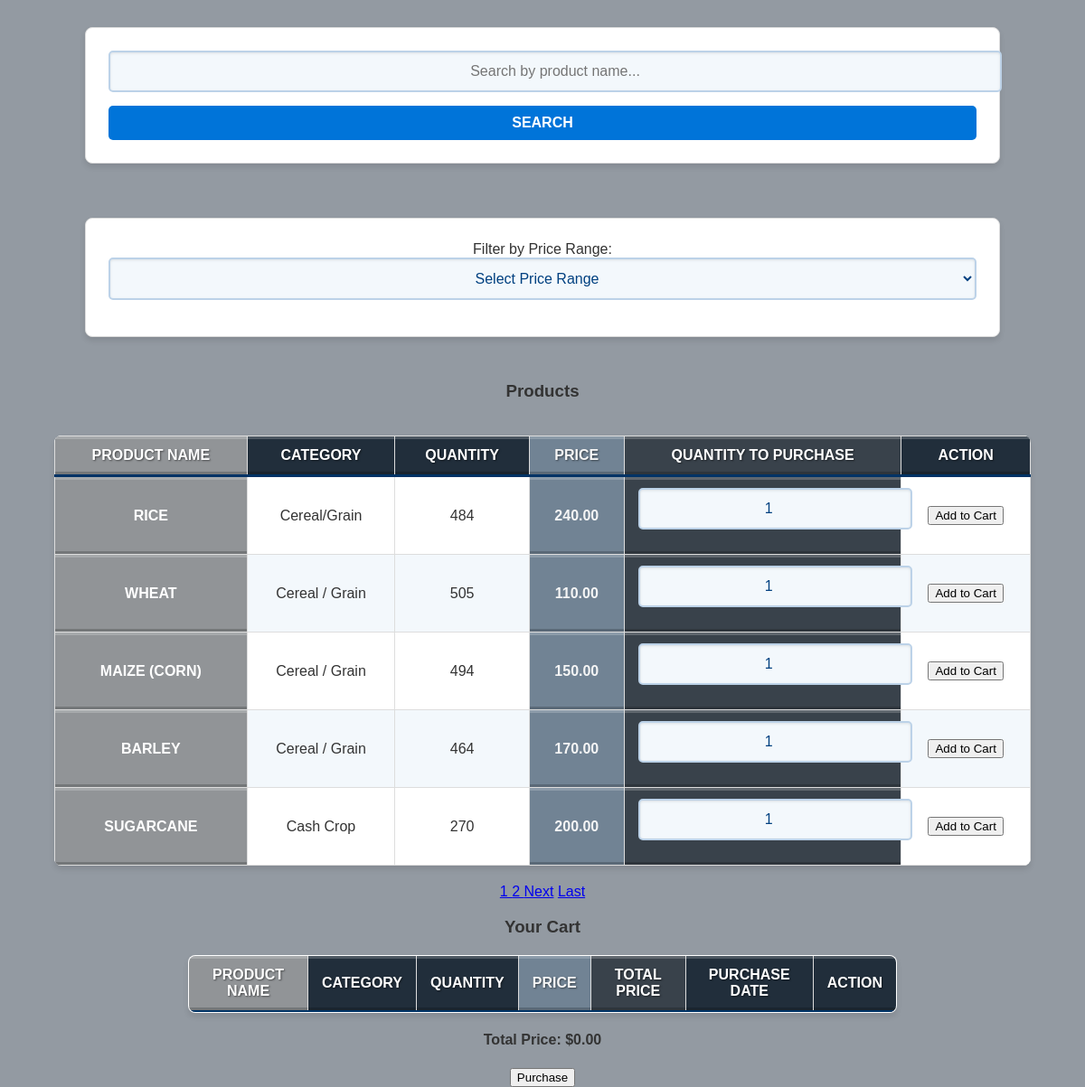
The app's page /consumer_db/index.php with its own data.
### tables this page shows
CREATE TABLE `product_info` (
  `id` int(11) NOT NULL,
  `product_id` int(11) NOT NULL,
  `quantity` int(11) NOT NULL,
  `new_price` decimal(10,2) DEFAULT NULL,
  `old_price` decimal(10,2) DEFAULT NULL,
  `production_cost` decimal(10,2) NOT NULL,
  `production_date` date NOT NULL,
  `expiration_date` date NOT NULL
);

CREATE TABLE `product` (
  `product_id` int(11) NOT NULL,
  `product_name` varchar(100) DEFAULT NULL,
  `category` varchar(100) DEFAULT NULL,
  `seasonality` varchar(50) DEFAULT NULL
);

### consumer_db/index.php (the view, shortened to what this page needs)
<?php
include('../config/connect.php');
$productsPerPage = 5;
$page = isset($_GET['page']) ? (int)$_GET['page'] : 1;
$page = $page > 0 ? $page : 1;
$startFrom = ($page - 1) * $productsPerPage;
$searchTerm = isset($_GET['search']) ? $_GET['search'] : '';
$sql = "SELECT
            pi.id,
            p.product_id,
            p.product_name,
            p.category,
            pi.quantity,
            pi.new_price,
            pi.old_price,
            pi.production_date,
            pi.expiration_date
        FROM
            PRODUCT p
        INNER JOIN
            product_info pi ON p.product_id = pi.product_id";
$sql .= " ORDER BY p.product_id LIMIT $startFrom, $productsPerPage";
$result = $conn->query($sql);
$totalResult = $conn->query("SELECT COUNT(*) AS total FROM PRODUCT p INNER JOIN product_info pi ON p.product_id = pi.product_id WHERE p.product_name LIKE '%" . $conn->real_escape_string($searchTerm) . "%'");
$totalRow = $totalResult->fetch_assoc();
$totalProducts = $totalRow['total'];
$totalPages = ceil($totalProducts / $productsPerPage);
?>
<!DOCTYPE html>
<html lang="en">
<head>
  <link rel="stylesheet" href="../product_db/product_info_style.css">
</head>
<body>
  <form method="GET" action="" id="searchForm">
    <input type="text" name="search" placeholder="Search by product name..." value="<?= isset($_GET['search']) ? htmlspecialchars($_GET['search']) : '' ?>" />
    <button type="submit">Search</button>
  </form>
  <form method="GET" action="" id="priceRangeForm">
    <label for="price_range">Filter by Price Range:</label>
    <select name="price_range" id="price_range" onchange="this.form.submit()">
      <option value="">Select Price Range</option>
    </select>
  </form>
  <h3>Products</h3>
  <table class="product-table">
    <thead>
      <tr>
        <th>Product Name</th>
        <th>Category</th>
        <th>Quantity</th>
        <th>Price</th>
        <th>Quantity to Purchase</th>
        <th>Action</th>
      </tr>
    </thead>
    <tbody>
      <?php while ($row = $result->fetch_assoc()): ?>
        <tr id="product_row_<?= $row['product_id'] ?>">
          <td><?= htmlspecialchars($row['product_name']) ?></td>
          <td><?= htmlspecialchars($row['category']) ?></td>
          <td class="product-quantity"><?= htmlspecialchars($row['quantity']) ?></td>
          <td><?= (is_null($row['new_price']) ? "NULL" : htmlspecialchars($row['new_price'])) ?></td>
          <td>
            <input type="number" id="quantity_<?= $row['product_id'] ?>" min="1" max="<?= $row['quantity'] ?>" value="1" />
          </td>
          <td>
            <?php if ($row['quantity'] > 0): ?>
              <button class="add-to-cart-btn" onclick="addToCart(<?= $row['product_id'] ?>, '<?= addslashes($row['product_name']) ?>', '<?= addslashes($row['category']) ?>', <?= $row['new_price'] ?>)">Add to Cart</button>
            <?php else: ?>
              <button class="demand-btn" onclick="demandProduct(<?= $row['product_id'] ?>)">Demand</button>
            <?php endif; ?>
          </td>
        </tr>
      <?php endwhile; ?>
    </tbody>
  </table>
  <div>
    <div class="pagination">
      <?php for ($i = 1; $i <= $totalPages; $i++): ?>
        <a href="?page=<?php echo $i; ?><?php echo isset($_GET['search']) ? '&search=' . urlencode($_GET['search']) : ''; ?>" <?php if ($i == $page) echo 'class="active"'; ?>>
          <?php echo $i; ?>
        </a>
      <?php endfor; ?>
      <?php if ($page < $totalPages): ?>
        <a href="?page=<?php echo $page + 1; ?><?php echo isset($_GET['search']) ? '&search=' . urlencode($_GET['search']) : ''; ?>">Next</a>
        <a href="?page=<?php echo $totalPages; ?><?php echo isset($_GET['search']) ? '&search=' . urlencode($_GET['search']) : ''; ?>">Last</a>
      <?php endif; ?>
    </div>
    <h3>Your Cart</h3>
    <table border="1" id="cartTable">
      <thead>
        <tr>
          <th>Product Name</th>
          <th>Category</th>
          <th>Quantity</th>
          <th>Price</th>
          <th>Total Price</th>
          <th>Purchase Date</th>
          <th>Action</th>
        </tr>
      </thead>
    </table>
    <h4 id="totalPrice">Total Price: $0.00</h4>
    <button onclick="purchaseItems()">Purchase</button>
</body>
</html>

### product_db/product_info_style.css (style rules this page uses)
body { font-family: 'Arial', sans-serif; background-color: #939aa2; color: #333; margin: 0; padding: 0; display: flex; flex-direction: column; align-items: center; justify-content: center; min-height: 100vh; text-align: center; }
form { width: 80%; margin: 30px auto; padding: 25px; background-color: #fff; border: 1px solid #ddd; border-radius: 8px; box-shadow: 0 4px 6px rgba(0, 0, 0, 0.1); }
input[type="text"], input[type="number"], input[type="date"], select { width: 100%; padding: 12px; margin-bottom: 15px; font-size: 1rem; color: #004080; background-color: #f3f8fc; border: 2px solid #bcd2e8; border-radius: 5px; transition: all 0.3s ease; box-shadow: inset 0 1px 3px rgba(0, 0, 0, 0.1); text-align: center; }
form button { width: 100%; padding: 10px 15px; font-size: 1rem; font-weight: bold; text-transform: uppercase; color: #fff; background-color: #0074d9; border: none; border-radius: 5px; cursor: pointer; transition: background-color 0.3s ease; }
table { width: 90%; margin: 20px auto; border-collapse: collapse; overflow: hidden; border-radius: 8px; box-shadow: 0 4px 6px rgba(0, 0, 0, 0.1); background-color: #fff; }
table th, table td { padding: 12px; text-align: center; border: 1px solid #ddd; font-size: 1rem; }
table th { background-color: #212e3b; color: #fff; font-weight: bold; text-transform: uppercase; padding: 12px 15px; border-bottom: 3px solid #003366; box-shadow: inset 0 -3px 0 rgba(0, 0, 0, 0.2), inset 0 3px 0 rgba(255, 255, 255, 0.2); text-shadow: 1px 1px 2px rgba(0, 0, 0, 0.5); transition: all 0.3s ease; }
table tr:nth-child(even) { background-color: #f3f8fc; }
table tr td:nth-child(4), table tr th:nth-child(4) { background-color: #718394; font-weight: bold; color: #f5f5f5; text-transform: uppercase; padding: 12px 15px; box-shadow: inset 0 -3px 0 rgba(0, 0, 0, 0.2), inset 0 3px 0 rgba(255, 255, 255, 0.2); transition: all 0.3s ease; }
table tr td:nth-child(1), table tr th:nth-child(1) { background-color: #919497; font-weight: bold; color: #ffffff; text-transform: uppercase; padding: 12px 15px; box-shadow: inset 0 -3px 0 rgba(0, 0, 0, 0.2), inset 0 3px 0 rgba(255, 255, 255, 0.2); transition: all 0.3s ease; }
table tr td:nth-child(5), table tr th:nth-child(5) { background-color: #39424b; font-weight: bold; color: #ffffff; text-transform: uppercase; padding: 12px 15px; box-shadow: inset 0 -3px 0 rgba(0, 0, 0, 0.2), inset 0 3px 0 rgba(255, 255, 255, 0.2); transition: all 0.3s ease; }

### records on screen
product_info: product.product_name "RICE", product.category "Cereal/Grain", quantity "484", new_price "240.00", product.product_id "1"
product_info: product.product_name "WHEAT", product.category "Cereal / Grain", quantity "505", new_price "110.00"
product_info: product.product_name "MAIZE (CORN)", product.category "Cereal / Grain", quantity "494", new_price "150.00"
product_info: product.product_name "BARLEY", product.category "Cereal / Grain", quantity "464", new_price "170.00"
product_info: product.product_name "SUGARCANE", product.category "Cash Crop", quantity "270", new_price "200.00"
